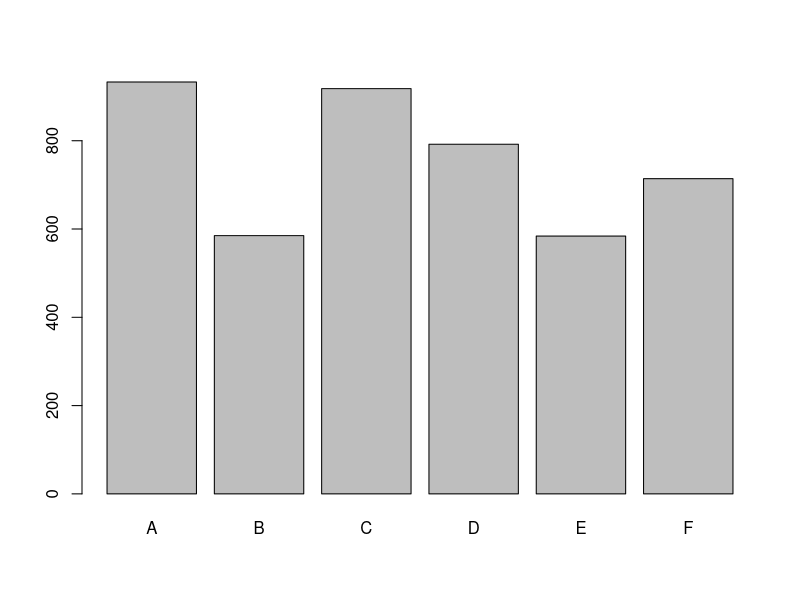

The R source for this figure:
#!/usr/bin/env Rscript

# LOAD DATA
# Load datasets package
require("datasets")
# Tabular data in 3 dimensions; N = 4526.
str(UCBAdmissions)
# Prints six tables; one for each department.
print(UCBAdmissions)

# SHOW MARGINAL FREQUENCIES
# Admit
margin.table(UCBAdmissions, 1) 
# Gender
margin.table(UCBAdmissions, 2) 
# Dept
margin.table(UCBAdmissions, 3) 
# Total
margin.table(UCBAdmissions)

# SAVE MARGINALS
admit.dept <- margin.table(UCBAdmissions, 3) 
# Creates table for dept

# Describe the structure of the data table
str(admit.dept) 
# Makes a default barplot of the frequencies
barplot(admit.dept) 
# Show frequencies
admit.dept 
# Show as proportions
prop.table(admit.dept) 
# Show as proportions w/2 digits
round(prop.table(admit.dept), 2) 
# Percentages w/o decimals
round(prop.table(admit.dept), 2) * 100

# RESTRUCTURE DATA
# Coerces to data frame
admit1 <- as.data.frame.table(UCBAdmissions)
# This repeats each row by Freq
admit2 <- lapply(admit1, function(x)rep(x, admit1$Freq)) 
# Converts from list back to data frame.
admit3 <- as.data.frame(admit2)
# Removes fifth column that has frequencies.
admit4 <- admit3[, -4] 
# admit4 is the final data set, ready for analysis by case.
summary(admit4)
